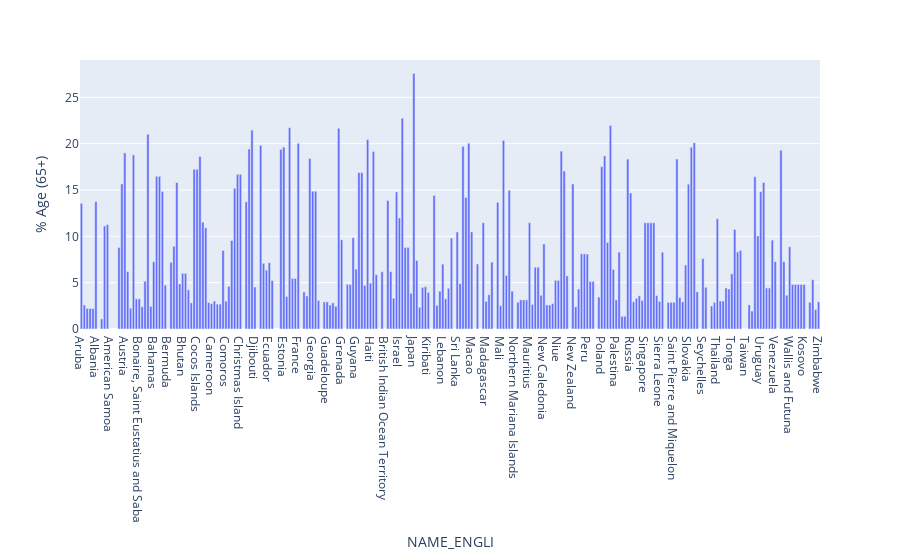

Notebook code for this chart:
### Markdown cell above
# % Population Older Than 65

### Code cell
import plotly.graph_objs as go
import plotly.offline as pyo
import plotly.express as px
fig = px.bar(factor_df, x='NAME_ENGLI', y='% Age (65+)')
#fig.show()
pyo.iplot(fig, filename = 'basic-line')

### Figure 1 — Plotly figure (JSON) as saved in the notebook; plotly's stock layout.template omitted (floating-point values rounded to 4 significant figures; data arrays with more than 128 entries replaced by an {"elided": "..."} marker saying what was removed)
{"data": [{"alignmentgroup": "True", "hoverlabel": {"namelength": 0}, "hovertemplate": "NAME_ENGLI=%{x}<br>% Age (65+)=%{y}", "legendgroup": "", "marker": {"color": "#636efa"}, "name": "", "offsetgroup": "", "orientation": "v", "showlegend": false, "textposition": "auto", "type": "bar", "x": {"elided": "256 str values"}, "xaxis": "x", "y": {"elided": "256 float values"}, "yaxis": "y"}], "layout": {"barmode": "relative", "legend": {"tracegroupgap": 0}, "margin": {"t": 60}, "xaxis": {"anchor": "y", "domain": [0, 1], "title": {"text": "NAME_ENGLI"}}, "yaxis": {"anchor": "x", "domain": [0, 1], "title": {"text": "% Age (65+)"}}}}
